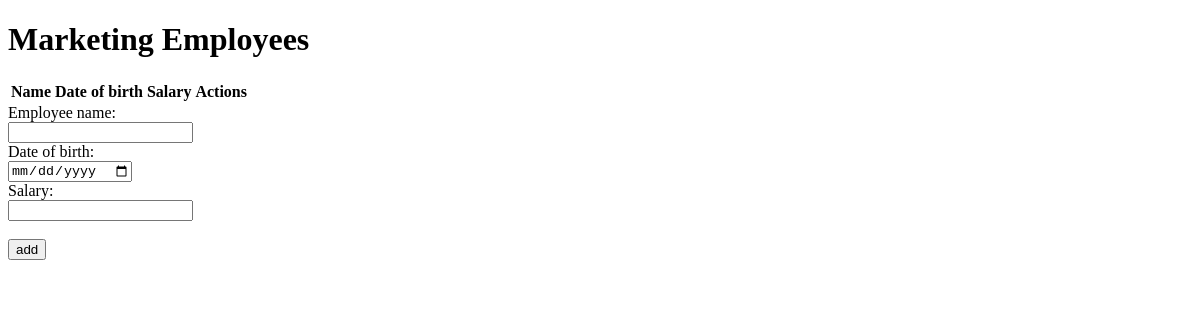
/departments/3, run on an earlier commit of the app's database.
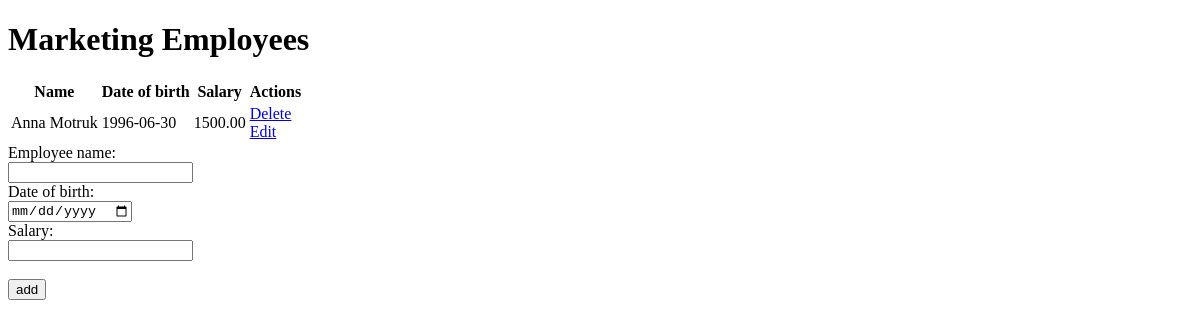
And on a later commit of the database.
### app.py (models this page shows, shortened)
class Employees(db.Model):
    id = db.Column(db.Integer, primary_key=True)
    name = db.Column(db.Text, nullable=False)
    department_id = db.Column(db.Integer, db.ForeignKey('departments.id'), nullable=False)
    date_of_birth = db.Column(db.Date, nullable=False)
    salary = db.Column(db.Numeric, nullable=False)

### app.py (the view)
@app.route('/departments/<int:id>', methods=['POST', 'GET'])
def employees_department(id):
    if request.method == 'POST':
        name = request.form['name']
        date_of_birth = date.fromisoformat(request.form['date_of_birth'])
        salary = float(request.form['salary'])
        new_employee = Employees(
            name=name,
            department_id=id,
            date_of_birth=date_of_birth,
            salary=salary
        )
        try:
            db.session.add(new_employee)
            db.session.commit()
            return redirect(f'/departments/{id}')
        except:
            return 'The error occurs while adding new employee'
    else:
        employees = Employees.query.filter_by(department_id=id).all()
        department = Departments.query.get_or_404(id)
        return render_template('department.html', employees=employees, department=department)

### templates/department.html (shortened to what this page needs)
{% extends 'base.html' %}
{% block body %}
<div class="department">
  <h1>{{ department.department }} Employees</h1>
  <table>
    <tr>
      <th>Name</th>
      <th>Date of birth</th>
      <th>Salary</th>
      <th>Actions</th>
    </tr>
    {% for employee in employees %}
      <tr>
        <td>{{ employee.name }}</td>
        <td>{{ employee.date_of_birth }}</td>
        <td>{{ employee.salary|round(2) }}</td>
        <td>
          <a href="/employees/delete/{{employee.id}}">Delete</a>
          <br>
          <a href="/employees/edit/{{employee.id}}">Edit</a>
        </td>
      </tr>
    {% endfor %}
  </table>
  <form action="/departments/{{ department.id }}" method="POST">
    <label for="name">Employee name:</label><br>
    <input type="text" id="name" name="name"><br>
    <label for="date_of_birth">Date of birth:</label><br>
    <input type="date" id="date_of_birth" name="date_of_birth"><br>
    <label for="salary">Salary:</label><br>
    <input type="text" id="salary" name="salary"><br><br>
    <input type="submit" value="add">
  </form>
</div>
{% endblock %}

What changed in the data, as far as the page shows it:
added Employees: name "Anna Motruk", date_of_birth "1996-06-30", salary "1500.00"
